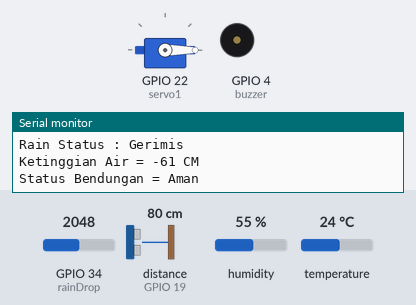
Bench run of a sketch on a simulated ESP32. Parts: servo, buzzer (waves = sounding, pin HIGH), the last lines printed to the serial monitor. The test bench sets the inputs (shaded band); at power-on: distance to the obstacle (sensor on GPIO 19) 80 cm, GPIO 34 (rainDrop) = 2048, humidity 55 %, temperature 24 °C. WiFi joins after 1.5 s; servers stay silent unless stated; uploads are accepted with an empty reply.

Above: at 2.2 s.
2.3 s: distance to the obstacle (sensor on GPIO 19) set to 8 cm
5.9 s: distance to the obstacle (sensor on GPIO 19) set to 5 cm
At 7.6 s:
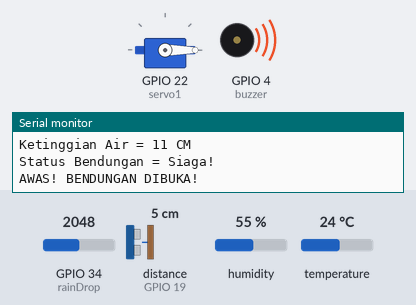
At 12.23 s:
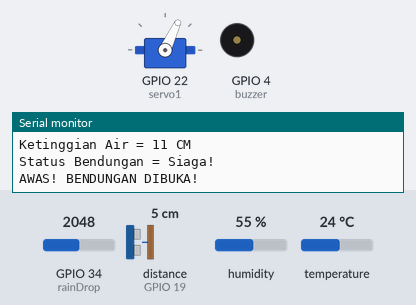
17.7 s: distance to the obstacle (sensor on GPIO 19) set to 9 cm
At 17.93 s:
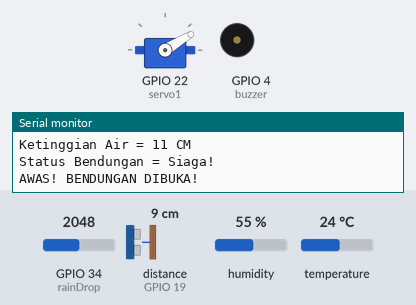
Timing chart, 0 to 20.7 s (numbered marks = the images above; inputs shaded):
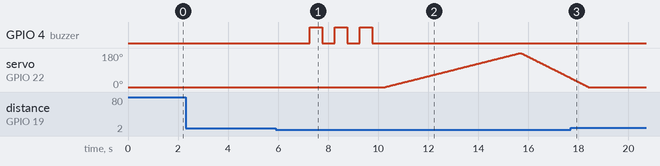

Measured:
- the behaviour switches between 7 and 6 cm on distance to the obstacle (sensor on GPIO 19) (found by bisection; images 0 and 1)
- after the input at 5.9 s, GPIO 4 (buzzer): alternates HIGH for 0.50 s and LOW for 0.50 s, 6 changes in all, then stays LOW, starting after 1.4 s; servo on GPIO 22 (servo1): rises from 0° to 180° in 5.4 s, then falls to 47° in 2.0 s
- after the input at 17.7 s, GPIO 4 (buzzer): stops changing and stays LOW; servo on GPIO 22 (servo1): goes on until 18.4 s, then stays 0°

The sketch:

smart-dam_v_me.ino
```cpp
#include <dht.h>
#include <WiFi.h>
#include <HCSR04.h>
#include <ESP32Servo.h>
#include <HTTPClient.h>

const char *ssid = "acer";
const char *password = "12345678";

dht DHT11;
Servo servo1;
HCSR04 hc(18,19);

String status, temp, hmd, postData, rainStatus;
int jarak, ketinggian, rainValue;
const int buzzer = 4;
const int pinDht = 5;
const int rainDrop = 34;
const int tinggi_sensor = 19;

void setup() {
  servo1.attach(22);
  servo1.write(0);
  DHT11.read11(pinDht);
  Serial.begin(115200);
  pinMode(buzzer, OUTPUT);
  pinMode(rainDrop, INPUT);
  WiFi.begin(ssid, password);
}

void loop() {
  jarak = hc.dist();
  ketinggian = tinggi_sensor - jarak;
  hmd = String(DHT11.humidity,0);
  temp = String(DHT11.temperature,0);
  rainValue = map(analogRead(rainDrop),1000,2000,4,1);

  bacaData();
  cekKetinggianAir(ketinggian);
  tampilSerial(status,ketinggian,hmd,temp,rainValue);

  postData = "ketinggian=" + (String)ketinggian + "&suhu=" + temp + "&kelembaban=" + hmd + "&rain_value=" + rainStatus;
  kirimData(postData);

  delay(1000);
}

void bacaData() {
  HTTPClient http;
  http.begin("https://orlandocalvin.000webhostapp.com/smartdam/json/servo.json");

  http.GET();
  String json = http.getString();
  if(json == "{\"servo\": \"on\"}") {
    bukaBendungan();
  }
  http.end();
}

void kirimData(String postData) {
  HTTPClient http;
  http.begin("https://orlandocalvin.000webhostapp.com/smartdam/api/api_smartdam.php");
  http.addHeader("Content-Type", "application/x-www-form-urlencoded");
  http.POST(postData);
  http.end();
}

void cekKetinggianAir(int ketinggian) {
  if(ketinggian <= 7) {
    status = "Aman";
  } else if(ketinggian > 7 && ketinggian <= 10) {
    status = "Waspada!";
  } else if(ketinggian > 10 && ketinggian <= 12) {
    status = "Siaga!";
  } else if(ketinggian > 12) {
    status = "Bahaya!";
    bukaBendungan();
  }
}

void bukaBendungan() {
  int pos = 0;
  bool buzzerState = LOW;

  Serial.println("\nAWAS! BENDUNGAN DIBUKA!\n");
  for(int i = 0; i < 6; i++) {
    buzzerState = !buzzerState;
    digitalWrite(buzzer, buzzerState);
    delay(500);
  }

  for (pos = 0; pos <= 180; pos += 1) {
		servo1.write(pos);
		delay(30);
	}
	for (pos = 180; pos >= 0; pos -= 1) {
		servo1.write(pos);
		delay(15);
	}
}

void tampilSerial(String status, int ketinggian, String hmd, String temp, int rainValue) {
  if(rainValue == 1) {
    rainStatus = "Gerimis";
  } else if(rainValue == 2 ) {
    rainStatus = "Hujan Ringan";
  } else if(rainValue >= 3) {
    rainStatus = "Hujan Lebat";
  } else {
    rainStatus = "Tidak Hujan";
  }

  Serial.println("Suhu : " + temp + " C");
  Serial.println("Kelembaban : " + hmd + "%");
  Serial.println("Rain Status : " + rainStatus + "\n");
  Serial.println("Ketinggian Air = "+ (String)ketinggian + " CM");
  Serial.println("Status Bendungan = " + (String)status + "\n");
}
```
